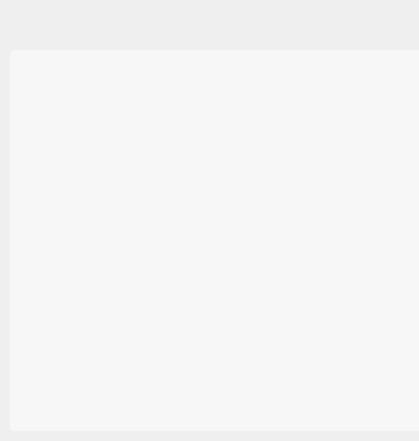
<?xml version="1.0" encoding="UTF-8"?>
<ui version="4.0">
 <class>MainWindow</class>
 <widget class="QMainWindow" name="MainWindow">
  <property name="geometry">
   <rect>
    <x>0</x>
    <y>0</y>
    <width>419</width>
    <height>441</height>
   </rect>
  </property>
  <property name="font">
   <font>
    <pointsize>9</pointsize>
   </font>
  </property>
  <property name="contextMenuPolicy">
   <enum>Qt::NoContextMenu</enum>
  </property>
  <property name="windowTitle">
   <string>亮亮猪猪</string>
  </property>
  <property name="styleSheet">
   <string notr="true">QMainWindow{
border-image:url(&quot;bk.png&quot;);

}</string>
  </property>
  <widget class="QWidget" name="centralWidget">
   <property name="styleSheet">
    <string notr="true">QWidget{
border-image:url(&quot;:/bk.png&quot;);
}</string>
   </property>
   <widget class="QTextEdit" name="textEdit">
    <property name="geometry">
     <rect>
      <x>10</x>
      <y>50</y>
      <width>421</width>
      <height>381</height>
     </rect>
    </property>
    <property name="styleSheet">
     <string notr="true">QTextEdit{
border-width:1px;border-radius:4px;font-size:16px;color:black;border:0px solid pink;
background-color: rgba(255,255,255,0.5)
}
</string>
    </property>
    <property name="readOnly">
     <bool>true</bool>
    </property>
   </widget>
  </widget>
 </widget>
 <layoutdefault spacing="6" margin="11"/>
 <resources/>
 <connections/>
</ui>
